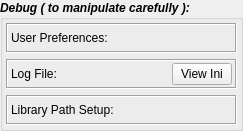
              <widget class="QGroupBox" name="groupBox_5">
               <property name="font">
                <font>
                 <italic>true</italic>
                 <bold>true</bold>
                </font>
               </property>
               <property name="title">
                <string>Debug ( to manipulate carefully ):</string>
               </property>
               <layout class="QVBoxLayout" name="verticalLayout_19">
                <property name="leftMargin">
                 <number>3</number>
                </property>
                <property name="topMargin">
                 <number>3</number>
                </property>
                <property name="rightMargin">
                 <number>3</number>
                </property>
                <property name="bottomMargin">
                 <number>3</number>
                </property>
                <item>
                 <widget class="QFrame" name="frame_4">
                  <property name="minimumSize">
                   <size>
                    <width>0</width>
                    <height>30</height>
                   </size>
                  </property>
                  <property name="maximumSize">
                   <size>
                    <width>16777215</width>
                    <height>30</height>
                   </size>
                  </property>
                  <property name="frameShape">
                   <enum>QFrame::Box</enum>
                  </property>
                  <property name="frameShadow">
                   <enum>QFrame::Sunken</enum>
                  </property>
                  <layout class="QHBoxLayout" name="horizontalLayout_45">
                   <property name="spacing">
                    <number>0</number>
                   </property>
                   <property name="leftMargin">
                    <number>3</number>
                   </property>
                   <property name="topMargin">
                    <number>2</number>
                   </property>
                   <property name="rightMargin">
                    <number>3</number>
                   </property>
                   <property name="bottomMargin">
                    <number>2</number>
                   </property>
                   <item>
                    <layout class="QHBoxLayout" name="horizontalLayout_29">
                     <item>
                      <widget class="QLabel" name="label_sgUserPrefPathTxt">
                       <property name="sizePolicy">
                        <sizepolicy hsizetype="Maximum" vsizetype="Preferred">
                         <horstretch>0</horstretch>
                         <verstretch>0</verstretch>
                        </sizepolicy>
                       </property>
                       <property name="minimumSize">
                        <size>
                         <width>120</width>
                         <height>0</height>
                        </size>
                       </property>
                       <property name="maximumSize">
                        <size>
                         <width>120</width>
                         <height>16777215</height>
                        </size>
                       </property>
                       <property name="font">
                        <font>
                         <italic>false</italic>
                         <bold>false</bold>
                        </font>
                       </property>
                       <property name="text">
                        <string>User Preferences:</string>
                       </property>
                      </widget>
                     </item>
                     <item>
                      <widget class="QPushButton" name="pushButton_sgUserPrefPath">
                       <property name="sizePolicy">
                        <sizepolicy hsizetype="Expanding" vsizetype="Fixed">
                         <horstretch>0</horstretch>
                         <verstretch>0</verstretch>
                        </sizepolicy>
                       </property>
                       <property name="minimumSize">
                        <size>
                         <width>0</width>
                         <height>0</height>
                        </size>
                       </property>
                       <property name="font">
                        <font>
                         <italic>true</italic>
                         <bold>false</bold>
                        </font>
                       </property>
                       <property name="cursor">
                        <cursorShape>PointingHandCursor</cursorShape>
                       </property>
                       <property name="text">
                        <string/>
                       </property>
                       <property name="flat">
                        <bool>true</bool>
                       </property>
                      </widget>
                     </item>
                    </layout>
                   </item>
                  </layout>
                 </widget>
                </item>
                <item>
                 <widget class="QFrame" name="frame_8">
                  <property name="minimumSize">
                   <size>
                    <width>0</width>
                    <height>30</height>
                   </size>
                  </property>
                  <property name="maximumSize">
                   <size>
                    <width>16777215</width>
                    <height>30</height>
                   </size>
                  </property>
                  <property name="frameShape">
                   <enum>QFrame::Box</enum>
                  </property>
                  <property name="frameShadow">
                   <enum>QFrame::Sunken</enum>
                  </property>
                  <layout class="QVBoxLayout" name="verticalLayout_46">
                   <property name="spacing">
                    <number>0</number>
                   </property>
                   <property name="leftMargin">
                    <number>3</number>
                   </property>
                   <property name="topMargin">
                    <number>2</number>
                   </property>
                   <property name="rightMargin">
                    <number>3</number>
                   </property>
                   <property name="bottomMargin">
                    <number>2</number>
                   </property>
                   <item>
                    <layout class="QHBoxLayout" name="horizontalLayout_28">
                     <item>
                      <widget class="QLabel" name="label_sgLogPathTxt">
                       <property name="sizePolicy">
                        <sizepolicy hsizetype="Maximum" vsizetype="Preferred">
                         <horstretch>0</horstretch>
                         <verstretch>0</verstretch>
                        </sizepolicy>
                       </property>
                       <property name="minimumSize">
                        <size>
                         <width>120</width>
                         <height>0</height>
                        </size>
                       </property>
                       <property name="maximumSize">
                        <size>
                         <width>120</width>
                         <height>16777215</height>
                        </size>
                       </property>
                       <property name="font">
                        <font>
                         <italic>false</italic>
                         <bold>false</bold>
                        </font>
                       </property>
                       <property name="text">
                        <string>Log File:</string>
                       </property>
                      </widget>
                     </item>
                     <item>
                      <widget class="QPushButton" name="pushButton_sgLogPath">
                       <property name="sizePolicy">
                        <sizepolicy hsizetype="Expanding" vsizetype="Fixed">
                         <horstretch>0</horstretch>
                         <verstretch>0</verstretch>
                        </sizepolicy>
                       </property>
                       <property name="minimumSize">
                        <size>
                         <width>0</width>
                         <height>0</height>
                        </size>
                       </property>
                       <property name="font">
                        <font>
                         <italic>true</italic>
                         <bold>false</bold>
                        </font>
                       </property>
                       <property name="cursor">
                        <cursorShape>PointingHandCursor</cursorShape>
                       </property>
                       <property name="text">
                        <string/>
                       </property>
                       <property name="flat">
                        <bool>true</bool>
                       </property>
                      </widget>
                     </item>
                     <item>
                      <widget class="QPushButton" name="pushButton_sgLogViewIni">
                       <property name="minimumSize">
                        <size>
                         <width>60</width>
                         <height>0</height>
                        </size>
                       </property>
                       <property name="maximumSize">
                        <size>
                         <width>60</width>
                         <height>16777215</height>
                        </size>
                       </property>
                       <property name="font">
                        <font>
                         <italic>false</italic>
                         <bold>false</bold>
                        </font>
                       </property>
                       <property name="text">
                        <string>View Ini</string>
                       </property>
                      </widget>
                     </item>
                    </layout>
                   </item>
                  </layout>
                 </widget>
                </item>
                <item>
                 <widget class="QFrame" name="frame_19">
                  <property name="minimumSize">
                   <size>
                    <width>0</width>
                    <height>30</height>
                   </size>
                  </property>
                  <property name="maximumSize">
                   <size>
                    <width>16777215</width>
                    <height>30</height>
                   </size>
                  </property>
                  <property name="frameShape">
                   <enum>QFrame::Box</enum>
                  </property>
                  <property name="frameShadow">
                   <enum>QFrame::Sunken</enum>
                  </property>
                  <layout class="QHBoxLayout" name="horizontalLayout_74">
                   <property name="spacing">
                    <number>0</number>
                   </property>
                   <property name="leftMargin">
                    <number>3</number>
                   </property>
                   <property name="topMargin">
                    <number>2</number>
                   </property>
                   <property name="rightMargin">
                    <number>3</number>
                   </property>
                   <property name="bottomMargin">
                    <number>2</number>
                   </property>
                   <item>
                    <layout class="QHBoxLayout" name="horizontalLayout_77">
                     <item>
                      <widget class="QLabel" name="label_sgPathSetupTxt">
                       <property name="sizePolicy">
                        <sizepolicy hsizetype="Maximum" vsizetype="Preferred">
                         <horstretch>0</horstretch>
                         <verstretch>0</verstretch>
                        </sizepolicy>
                       </property>
                       <property name="minimumSize">
                        <size>
                         <width>120</width>
                         <height>0</height>
                        </size>
                       </property>
                       <property name="maximumSize">
                        <size>
                         <width>120</width>
                         <height>16777215</height>
                        </size>
                       </property>
                       <property name="font">
                        <font>
                         <italic>false</italic>
                         <bold>false</bold>
                        </font>
                       </property>
                       <property name="text">
                        <string>Library Path Setup:</string>
                       </property>
                      </widget>
                     </item>
                     <item>
                      <widget class="QPushButton" name="pushButton_sgPathSetup">
                       <property name="sizePolicy">
                        <sizepolicy hsizetype="Expanding" vsizetype="Fixed">
                         <horstretch>0</horstretch>
                         <verstretch>0</verstretch>
                        </sizepolicy>
                       </property>
                       <property name="minimumSize">
                        <size>
                         <width>0</width>
                         <height>0</height>
                        </size>
                       </property>
                       <property name="font">
                        <font>
                         <italic>true</italic>
                         <bold>false</bold>
                        </font>
                       </property>
                       <property name="cursor">
                        <cursorShape>PointingHandCursor</cursorShape>
                       </property>
                       <property name="text">
                        <string/>
                       </property>
                       <property name="flat">
                        <bool>true</bool>
                       </property>
                      </widget>
                     </item>
                    </layout>
                   </item>
                  </layout>
                 </widget>
                </item>
               </layout>
              </widget>
